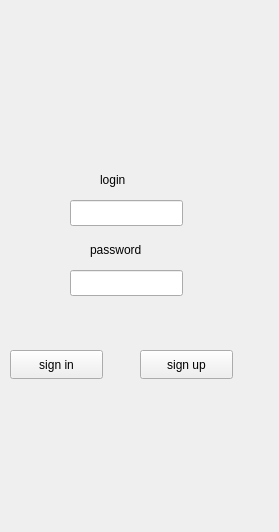
<?xml version="1.0" encoding="UTF-8"?>
<ui version="4.0">
 <class>auth_window</class>
 <widget class="QWidget" name="auth_window">
  <property name="geometry">
   <rect>
    <x>0</x>
    <y>0</y>
    <width>279</width>
    <height>532</height>
   </rect>
  </property>
  <property name="windowTitle">
   <string>Form</string>
  </property>
  <widget class="QPushButton" name="login_PushButton">
   <property name="geometry">
    <rect>
     <x>10</x>
     <y>350</y>
     <width>93</width>
     <height>29</height>
    </rect>
   </property>
   <property name="text">
    <string>sign in</string>
   </property>
  </widget>
  <widget class="QLineEdit" name="lineEdit">
   <property name="geometry">
    <rect>
     <x>70</x>
     <y>200</y>
     <width>113</width>
     <height>26</height>
    </rect>
   </property>
  </widget>
  <widget class="QLineEdit" name="lineEdit_2">
   <property name="geometry">
    <rect>
     <x>70</x>
     <y>270</y>
     <width>113</width>
     <height>26</height>
    </rect>
   </property>
   <property name="echoMode">
    <enum>QLineEdit::Password</enum>
   </property>
  </widget>
  <widget class="QPushButton" name="register_pushButton_2">
   <property name="geometry">
    <rect>
     <x>140</x>
     <y>350</y>
     <width>93</width>
     <height>29</height>
    </rect>
   </property>
   <property name="text">
    <string>sign up</string>
   </property>
  </widget>
  <widget class="QLabel" name="label">
   <property name="geometry">
    <rect>
     <x>100</x>
     <y>170</y>
     <width>63</width>
     <height>20</height>
    </rect>
   </property>
   <property name="text">
    <string>login</string>
   </property>
  </widget>
  <widget class="QLabel" name="label_2">
   <property name="geometry">
    <rect>
     <x>90</x>
     <y>240</y>
     <width>63</width>
     <height>20</height>
    </rect>
   </property>
   <property name="text">
    <string>password</string>
   </property>
  </widget>
 </widget>
 <resources/>
 <connections/>
</ui>
